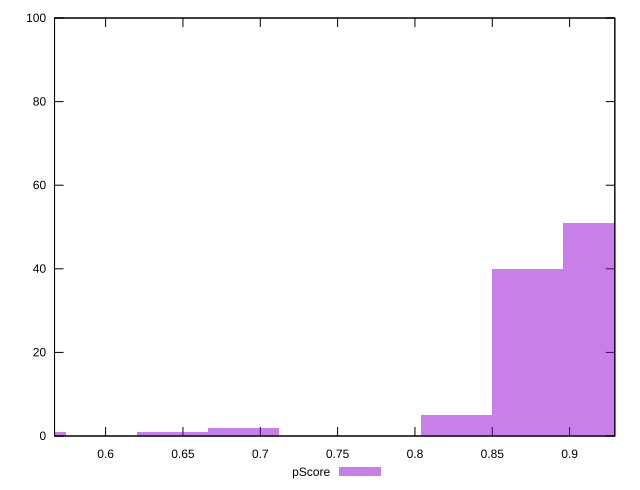

gnuplot code for this plot:
reset

$pScore <<EOF
0.9187902983620593 51
0.8728507834439563 40
0.8269112685258533 5
0.6890927237715444 2
0.6431532088534415 1
0.5512741790172355 1
EOF

set key outside below
set boxwidth 0.04593951491810296
set xrange [0.5669742017811422:0.9292244956439235]
set yrange [0:100]
set trange [0:100]
set style fill transparent solid 0.5 noborder
set terminal svg size 640, 490 enhanced background rgb 'white'
set output "reprap/total-blocking-time/samples/pages+cached+noexternal/pScore/histogram.svg"

plot $pScore title "pScore" with boxes

reset
